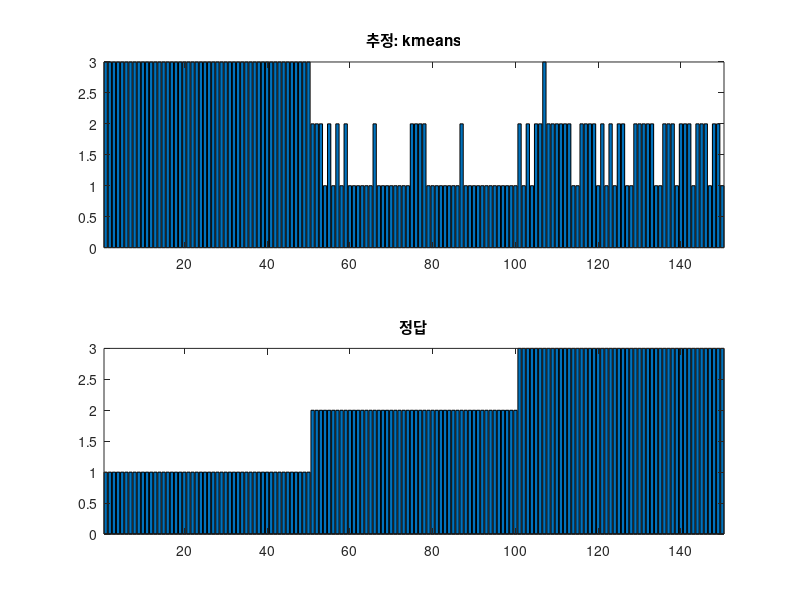
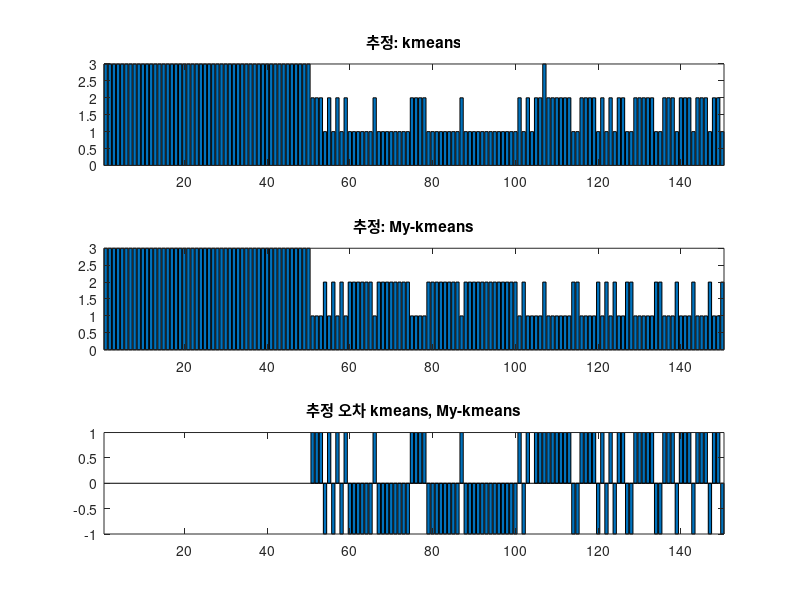

Recreate these plots in MATLAB, in order.
clear all; close all; clc;

load fisheriris;

% sepal length, width만 이용해보자
setdata = [];
setdata = meas(:,1:2); %3:4 % 1:4

spcs2num = [];
for k=1:1:length(species)
    if strcmp(species(k), 'setosa') == 1
        spcs2num(k,1) = 1;
    elseif strcmp(species(k), 'versicolor') == 1
        spcs2num(k,1) = 2;
    elseif strcmp(species(k), 'virginica') == 1
        spcs2num(k,1) = 3;
    end
end

% 매트랩 내부함수. 출력: mat_label: 그룹 할당 결과, mat_CP: 각 그룹의 중심 좌표
[mat_label, mat_CP] = kmeans(setdata, 3);
% [mat_label, mat_CP] = kmeans(setdata, 3, 'Start', setdata(1:3,:));

figure;
subplot(211); bar(mat_label); axis tight; title('추정: kmeans');
subplot(212); bar(spcs2num); axis tight; title('정답');
%% my_kmeans
grp = 3; % k = 3;
class = [1 2 3];

% [0단계: 초기 객체 선정]
% 편의상 1~3번째 데이터를 초기 값으로 하겠음 (거리들을 모두 계산하고 가장 거리가 먼 3점으로 하면 아마도 아래 while문의 동작 횟수가 줄어 들 것)
% (k가 3이니, 3개의 중심좌표가 나와야 하고, sepal length, width 두 정보만 사용하니, 중심좌표는 2차원)
my_CP = setdata(1:grp,:); 

% [1단계: 객체 군집 배정]
my_label = [];
for kk=1:1:length(setdata)
    tmp_set = setdata(kk,:); % kk번째 데이터 가져오기

    % 각 중심좌표와 데이터 간의 유클리디안 거리를 계산
    udist = zeros(grp, 1);
    for jj=1:1:grp
        udist(jj,1) = norm(tmp_set - my_CP(jj, :));
    end

    % 현재 데이터와 중심좌표들의 거리를 오름차순으로 정렬
    [sv, si] = sort(udist, 'ascend');

    % 제일 앞에 있는 것이 거리가 제일 짧은 것. 그것의 그룹 ID로 현재 데이터를 할당하라 
    my_label(kk,1) = class(si(1));
end

Final_label = [];
chk = 1;
loop = 0;
% [2, 3단계, 1단계 반복: 군집 중심좌표 산출 & 수렴 조건 점검 / 객체 군집 배정
% 군집 중심좌표 산출 /객체 군집 배정 를 반복해야 함. 언제까지? 수렴 조건에 수렴할 때까지. 
% 수렴조건의 만족은 for문으로 확인이 어려우므로 while문으로
while(chk)
    loop = loop + 1;
    loop
    for kk=1:1:grp
        idx = find(my_label == class(kk)); % kk 그룹에 할당된 데이터 가져오기
        tmp_data = setdata(idx,:);

        % kk 그룹에 할당된 데이터를 이용하여 중심 좌표를 계산
        my_CP(kk,:) = mean(tmp_data);       
    end

    % 새로운 중심좌표를 이용하여, 데이터를 재할당
    my_label_new = [];
    for kk=1:1:length(setdata)
        tmp_set = setdata(kk,:);

        udist = zeros(grp, 1);
        for jj=1:1:grp
            udist(jj,1) = norm(tmp_set - my_CP(jj, :));
        end

        [sv, si] = sort(udist, 'ascend');

        my_label_new(kk,1) = class(si(1));
    end

    % 1단계의 결과와 2단계의 결과가 같은지 평가
    idx = find(my_label_new ~= my_label);

    % 이전 할당 결과와 지금 할당 결과가 같으면 while문 종료
    % 그렇지 않으면, 위 과정을 반복
    if length(idx) == 0
        chk = 0;
        Final_label = my_label_new;
        break;
    else
        my_label = my_label_new;
    end
end

%%

figure;
subplot(311); bar(mat_label); axis tight; title('추정: kmeans');
subplot(312); bar(Final_label); axis tight;  title('추정: My-kmeans');
subplot(313); bar(mat_label-Final_label); axis tight;  title('추정 오차 kmeans, My-kmeans');

my_CP
mat_CP
    
